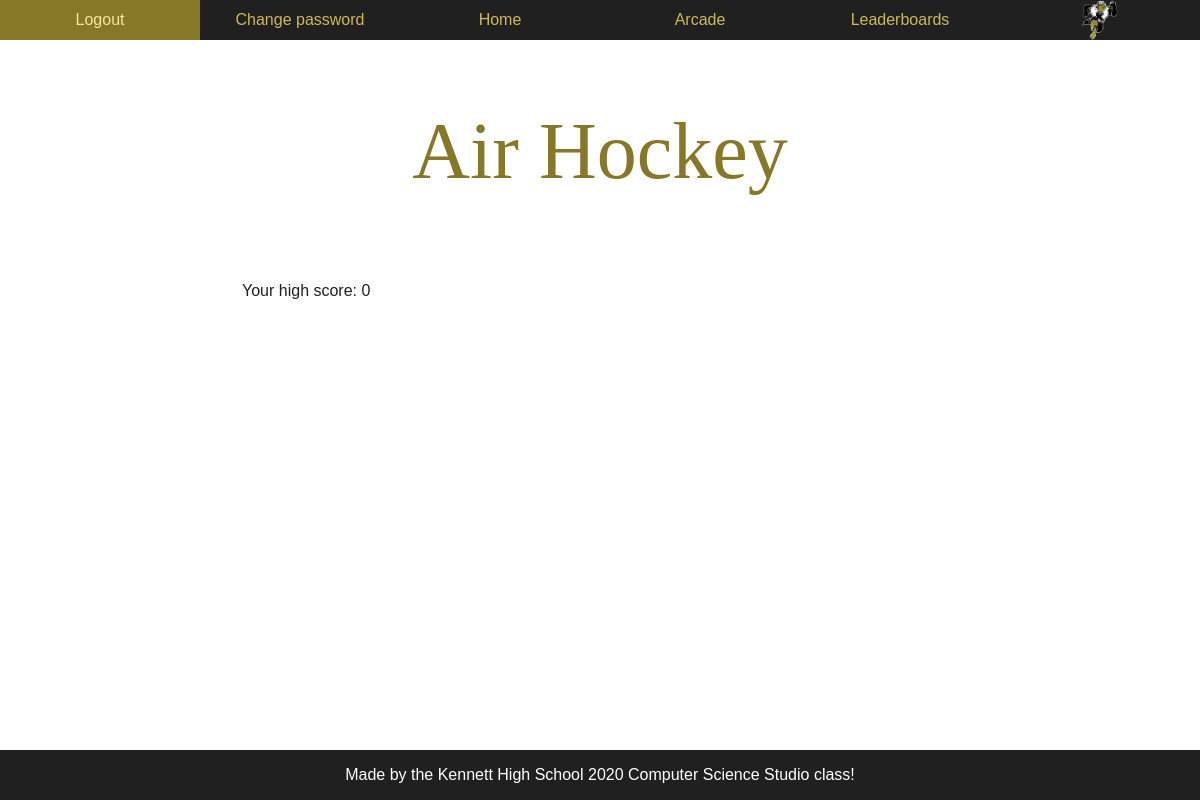
/airHockey/ (signed in), run on an earlier commit of the app's database.
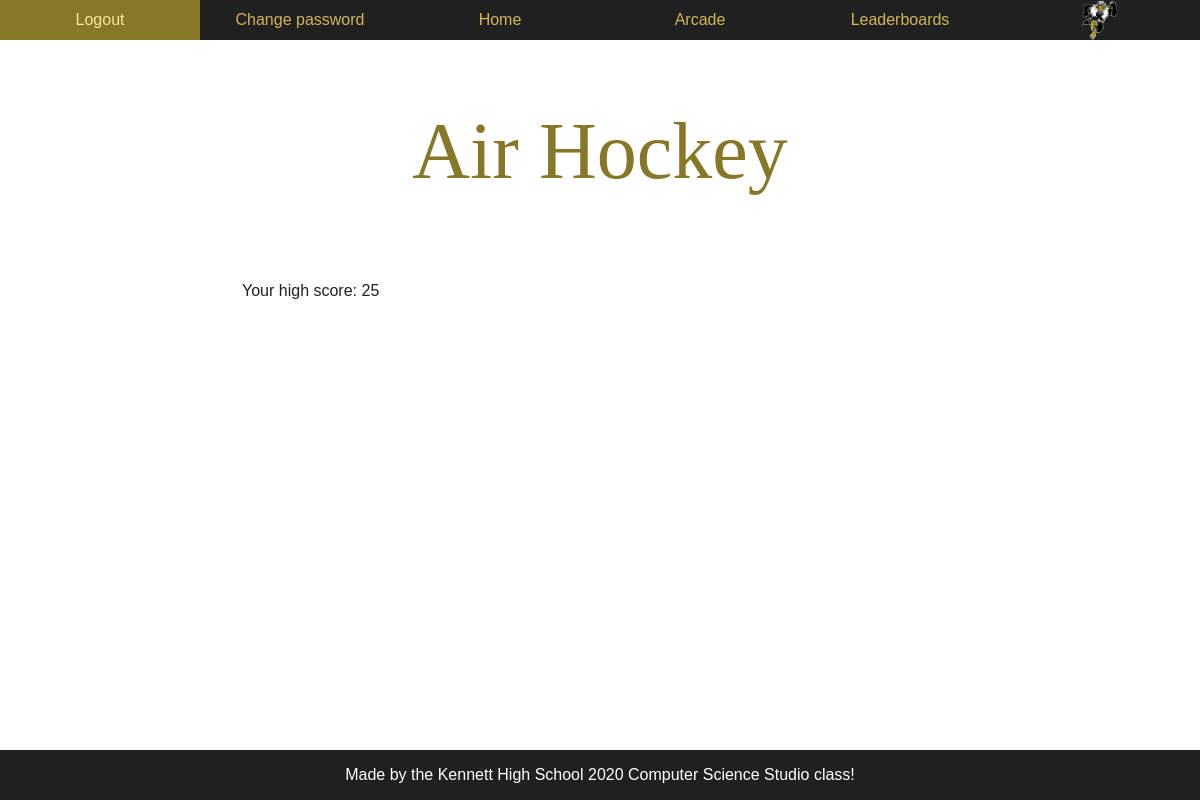
And on a later commit of the database.
### spirit/models.py (models this page shows, shortened)
class UserProfile(AbstractBaseUser):
    username = models.CharField(max_length=100, default='', unique=True, validators=[validate_is_profane])
    email = models.EmailField(unique=True)
    first_name = models.CharField(max_length=100, default='', validators=[validate_is_profane])
    last_name = models.CharField(max_length=100, default='')
    grade = models.IntegerField(validators=[MinValueValidator(9, message="Enter a Valid Grade"), MaxValueValidator(12, message="Enter a Valid Grade")])
    score1 = models.IntegerField(default=0, blank=True)
    score2 = models.IntegerField(default=0, blank=True)
    score3 = models.IntegerField(default=0, blank=True)
    is_staff = models.BooleanField(default=False)
    is_superuser = models.BooleanField(default=False)
    USERNAME_FIELD = 'username'
    REQUIRED_FIELDS = ['email','first_name', 'last_name', 'grade']
    objects = UserProfileManager()

### spirit/views.py (the view)
# urls.py: url(r"^airHockey/", airHockey, name="airHockey"),
def airHockey(request):
    args = {'user': request.user}
    return render(request, "users/airHockey.html", args)

### spirit/templates/users/airHockey.html (shortened to what this page needs)
{% extends 'base.html' %}
  {% load static %}
  {% block content %}
   <head>
    <link rel="stylesheet" type="text/css" href="{% static 'scripts/Games/AirHockey/style.css' %}">
  </head>
  <body>
  <div id="header">
    <h2 id="headerTitle">Air Hockey</h2>
  </div>
  <div id="smallText">
     <p> Your high score: <span id="scoretext">{{user.score3}}</span></p>
  </div>
    {% endblock %}

What changed in the data, as far as the page shows it:
changed UserProfile: score3 "0" → "25"
